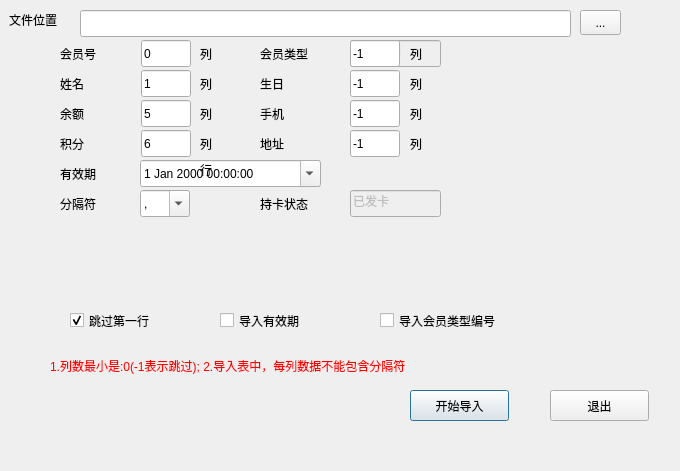
<?xml version="1.0" encoding="UTF-8"?>
<ui version="4.0">
 <class>w_sys_manage_basicdataimport_m_Dialog</class>
 <widget class="QDialog" name="w_sys_manage_basicdataimport_m_Dialog">
  <property name="geometry">
   <rect>
    <x>0</x>
    <y>0</y>
    <width>680</width>
    <height>471</height>
   </rect>
  </property>
  <property name="windowTitle">
   <string>Dialog</string>
  </property>
  <widget class="QCheckBox" name="checkBox">
   <property name="geometry">
    <rect>
     <x>70</x>
     <y>310</y>
     <width>151</width>
     <height>21</height>
    </rect>
   </property>
   <property name="text">
    <string>跳过第一行</string>
   </property>
   <property name="checked">
    <bool>true</bool>
   </property>
  </widget>
  <widget class="QLabel" name="label">
   <property name="geometry">
    <rect>
     <x>60</x>
     <y>40</y>
     <width>80</width>
     <height>27</height>
    </rect>
   </property>
   <property name="text">
    <string>会员号</string>
   </property>
  </widget>
  <widget class="QLabel" name="label_2">
   <property name="geometry">
    <rect>
     <x>60</x>
     <y>70</y>
     <width>80</width>
     <height>27</height>
    </rect>
   </property>
   <property name="text">
    <string>姓名</string>
   </property>
  </widget>
  <widget class="QLabel" name="label_3">
   <property name="geometry">
    <rect>
     <x>60</x>
     <y>100</y>
     <width>80</width>
     <height>27</height>
    </rect>
   </property>
   <property name="text">
    <string>余额</string>
   </property>
  </widget>
  <widget class="QLabel" name="label_4">
   <property name="geometry">
    <rect>
     <x>60</x>
     <y>130</y>
     <width>80</width>
     <height>27</height>
    </rect>
   </property>
   <property name="text">
    <string>积分</string>
   </property>
  </widget>
  <widget class="QLabel" name="label_5">
   <property name="geometry">
    <rect>
     <x>60</x>
     <y>160</y>
     <width>80</width>
     <height>27</height>
    </rect>
   </property>
   <property name="text">
    <string>有效期</string>
   </property>
  </widget>
  <widget class="QLineEdit" name="lineEdit_no">
   <property name="geometry">
    <rect>
     <x>141</x>
     <y>40</y>
     <width>50</width>
     <height>27</height>
    </rect>
   </property>
   <property name="text">
    <string>0</string>
   </property>
  </widget>
  <widget class="QLineEdit" name="lineEdit_name">
   <property name="geometry">
    <rect>
     <x>141</x>
     <y>70</y>
     <width>50</width>
     <height>27</height>
    </rect>
   </property>
   <property name="text">
    <string>1</string>
   </property>
  </widget>
  <widget class="QLineEdit" name="lineEdit_num">
   <property name="geometry">
    <rect>
     <x>141</x>
     <y>100</y>
     <width>50</width>
     <height>27</height>
    </rect>
   </property>
   <property name="text">
    <string>5</string>
   </property>
  </widget>
  <widget class="QLineEdit" name="lineEdit_point">
   <property name="geometry">
    <rect>
     <x>141</x>
     <y>130</y>
     <width>50</width>
     <height>27</height>
    </rect>
   </property>
   <property name="text">
    <string>6</string>
   </property>
  </widget>
  <widget class="QLineEdit" name="lineEdit_date">
   <property name="geometry">
    <rect>
     <x>141</x>
     <y>160</y>
     <width>50</width>
     <height>27</height>
    </rect>
   </property>
   <property name="text">
    <string>7</string>
   </property>
  </widget>
  <widget class="QLabel" name="label_6">
   <property name="geometry">
    <rect>
     <x>60</x>
     <y>190</y>
     <width>80</width>
     <height>27</height>
    </rect>
   </property>
   <property name="text">
    <string>分隔符</string>
   </property>
  </widget>
  <widget class="QComboBox" name="comboBox">
   <property name="geometry">
    <rect>
     <x>140</x>
     <y>190</y>
     <width>50</width>
     <height>27</height>
    </rect>
   </property>
   <property name="editable">
    <bool>true</bool>
   </property>
   <item>
    <property name="text">
     <string>,</string>
    </property>
   </item>
  </widget>
  <widget class="QCheckBox" name="checkBox_2">
   <property name="geometry">
    <rect>
     <x>220</x>
     <y>310</y>
     <width>151</width>
     <height>21</height>
    </rect>
   </property>
   <property name="text">
    <string>导入有效期</string>
   </property>
  </widget>
  <widget class="lds_datetimeEdit" name="dateTimeEdit">
   <property name="geometry">
    <rect>
     <x>140</x>
     <y>160</y>
     <width>181</width>
     <height>27</height>
    </rect>
   </property>
   <property name="calendarPopup">
    <bool>true</bool>
   </property>
  </widget>
  <widget class="QPushButton" name="pushButton_import">
   <property name="geometry">
    <rect>
     <x>410</x>
     <y>390</y>
     <width>99</width>
     <height>31</height>
    </rect>
   </property>
   <property name="text">
    <string>开始导入</string>
   </property>
   <property name="outer_stylesheet" stdset="0">
    <string>pushbutton</string>
   </property>
  </widget>
  <widget class="QPushButton" name="pushButton_2">
   <property name="geometry">
    <rect>
     <x>550</x>
     <y>390</y>
     <width>99</width>
     <height>31</height>
    </rect>
   </property>
   <property name="text">
    <string>退出</string>
   </property>
   <property name="outer_stylesheet" stdset="0">
    <string>pushbutton</string>
   </property>
  </widget>
  <widget class="QLabel" name="label_7">
   <property name="geometry">
    <rect>
     <x>200</x>
     <y>100</y>
     <width>30</width>
     <height>27</height>
    </rect>
   </property>
   <property name="text">
    <string>列</string>
   </property>
  </widget>
  <widget class="QLabel" name="label_8">
   <property name="geometry">
    <rect>
     <x>200</x>
     <y>130</y>
     <width>30</width>
     <height>27</height>
    </rect>
   </property>
   <property name="text">
    <string>列</string>
   </property>
  </widget>
  <widget class="QLabel" name="label_9">
   <property name="geometry">
    <rect>
     <x>200</x>
     <y>70</y>
     <width>30</width>
     <height>27</height>
    </rect>
   </property>
   <property name="text">
    <string>列</string>
   </property>
  </widget>
  <widget class="QLabel" name="label_10">
   <property name="geometry">
    <rect>
     <x>200</x>
     <y>160</y>
     <width>30</width>
     <height>20</height>
    </rect>
   </property>
   <property name="text">
    <string>行</string>
   </property>
  </widget>
  <widget class="QLabel" name="label_11">
   <property name="geometry">
    <rect>
     <x>200</x>
     <y>40</y>
     <width>30</width>
     <height>27</height>
    </rect>
   </property>
   <property name="text">
    <string>列</string>
   </property>
  </widget>
  <widget class="QLineEdit" name="lineEdit_path">
   <property name="geometry">
    <rect>
     <x>80</x>
     <y>10</y>
     <width>491</width>
     <height>27</height>
    </rect>
   </property>
  </widget>
  <widget class="QLabel" name="label_12">
   <property name="geometry">
    <rect>
     <x>9</x>
     <y>10</y>
     <width>71</width>
     <height>20</height>
    </rect>
   </property>
   <property name="text">
    <string>文件位置</string>
   </property>
  </widget>
  <widget class="QToolButton" name="toolButton">
   <property name="geometry">
    <rect>
     <x>580</x>
     <y>10</y>
     <width>41</width>
     <height>25</height>
    </rect>
   </property>
   <property name="text">
    <string>...</string>
   </property>
   <property name="outer_stylesheet" stdset="0">
    <string>pushbutton</string>
   </property>
  </widget>
  <widget class="QLabel" name="label_13">
   <property name="geometry">
    <rect>
     <x>50</x>
     <y>350</y>
     <width>601</width>
     <height>31</height>
    </rect>
   </property>
   <property name="styleSheet">
    <string notr="true">color:red;</string>
   </property>
   <property name="text">
    <string>1.列数最小是:0(-1表示跳过); 2.导入表中，每列数据不能包含分隔符</string>
   </property>
   <property name="wordWrap">
    <bool>true</bool>
   </property>
  </widget>
  <widget class="QLabel" name="label_14">
   <property name="geometry">
    <rect>
     <x>260</x>
     <y>40</y>
     <width>80</width>
     <height>27</height>
    </rect>
   </property>
   <property name="text">
    <string>会员类型</string>
   </property>
  </widget>
  <widget class="QLineEdit" name="lineEdit_ch_typeno">
   <property name="enabled">
    <bool>false</bool>
   </property>
   <property name="geometry">
    <rect>
     <x>350</x>
     <y>40</y>
     <width>91</width>
     <height>27</height>
    </rect>
   </property>
   <property name="text">
    <string>默认类别</string>
   </property>
  </widget>
  <widget class="QLabel" name="label_15">
   <property name="geometry">
    <rect>
     <x>410</x>
     <y>70</y>
     <width>30</width>
     <height>27</height>
    </rect>
   </property>
   <property name="text">
    <string>列</string>
   </property>
  </widget>
  <widget class="QLineEdit" name="lineEdit_birthday">
   <property name="geometry">
    <rect>
     <x>350</x>
     <y>70</y>
     <width>50</width>
     <height>27</height>
    </rect>
   </property>
   <property name="text">
    <string>-1</string>
   </property>
  </widget>
  <widget class="QLabel" name="label_16">
   <property name="geometry">
    <rect>
     <x>260</x>
     <y>70</y>
     <width>80</width>
     <height>27</height>
    </rect>
   </property>
   <property name="text">
    <string>生日</string>
   </property>
  </widget>
  <widget class="QLabel" name="label_17">
   <property name="geometry">
    <rect>
     <x>260</x>
     <y>100</y>
     <width>80</width>
     <height>27</height>
    </rect>
   </property>
   <property name="text">
    <string>手机</string>
   </property>
  </widget>
  <widget class="QLineEdit" name="lineEdit_handtel">
   <property name="geometry">
    <rect>
     <x>350</x>
     <y>100</y>
     <width>50</width>
     <height>27</height>
    </rect>
   </property>
   <property name="text">
    <string>-1</string>
   </property>
  </widget>
  <widget class="QLabel" name="label_18">
   <property name="geometry">
    <rect>
     <x>410</x>
     <y>100</y>
     <width>30</width>
     <height>27</height>
    </rect>
   </property>
   <property name="text">
    <string>列</string>
   </property>
  </widget>
  <widget class="QLabel" name="label_19">
   <property name="geometry">
    <rect>
     <x>410</x>
     <y>130</y>
     <width>30</width>
     <height>27</height>
    </rect>
   </property>
   <property name="text">
    <string>列</string>
   </property>
  </widget>
  <widget class="QLineEdit" name="lineEdit_address">
   <property name="geometry">
    <rect>
     <x>350</x>
     <y>130</y>
     <width>50</width>
     <height>27</height>
    </rect>
   </property>
   <property name="text">
    <string>-1</string>
   </property>
  </widget>
  <widget class="QLabel" name="label_20">
   <property name="geometry">
    <rect>
     <x>260</x>
     <y>130</y>
     <width>80</width>
     <height>27</height>
    </rect>
   </property>
   <property name="text">
    <string>地址</string>
   </property>
  </widget>
  <widget class="QLineEdit" name="lineEdit_ch_cardflag">
   <property name="enabled">
    <bool>false</bool>
   </property>
   <property name="geometry">
    <rect>
     <x>350</x>
     <y>190</y>
     <width>91</width>
     <height>27</height>
    </rect>
   </property>
   <property name="text">
    <string>已发卡</string>
   </property>
  </widget>
  <widget class="QLabel" name="label_21">
   <property name="geometry">
    <rect>
     <x>260</x>
     <y>190</y>
     <width>80</width>
     <height>27</height>
    </rect>
   </property>
   <property name="text">
    <string>持卡状态</string>
   </property>
  </widget>
  <widget class="QCheckBox" name="checkBox_3">
   <property name="geometry">
    <rect>
     <x>380</x>
     <y>310</y>
     <width>191</width>
     <height>21</height>
    </rect>
   </property>
   <property name="text">
    <string>导入会员类型编号</string>
   </property>
  </widget>
  <widget class="QLabel" name="label_22">
   <property name="geometry">
    <rect>
     <x>410</x>
     <y>40</y>
     <width>30</width>
     <height>27</height>
    </rect>
   </property>
   <property name="text">
    <string>列</string>
   </property>
  </widget>
  <widget class="QLineEdit" name="lineEdit_ch_typeno2">
   <property name="geometry">
    <rect>
     <x>350</x>
     <y>40</y>
     <width>50</width>
     <height>27</height>
    </rect>
   </property>
   <property name="text">
    <string>-1</string>
   </property>
  </widget>
 </widget>
 <customwidgets>
  <customwidget>
   <class>lds_datetimeEdit</class>
   <extends>QDateTimeEdit</extends>
   <header>lds_datetimeedit.h</header>
  </customwidget>
 </customwidgets>
 <resources/>
 <connections>
  <connection>
   <sender>pushButton_2</sender>
   <signal>clicked()</signal>
   <receiver>w_sys_manage_basicdataimport_m_Dialog</receiver>
   <slot>reject()</slot>
   <hints>
    <hint type="sourcelabel">
     <x>381</x>
     <y>318</y>
    </hint>
    <hint type="destinationlabel">
     <x>481</x>
     <y>266</y>
    </hint>
   </hints>
  </connection>
 </connections>
</ui>
